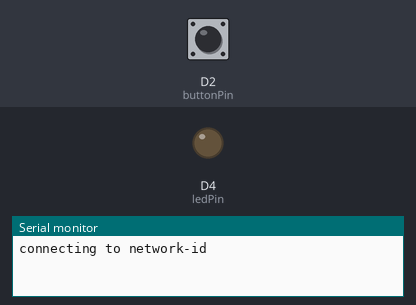
A sketch run on a simulated ESP8266 (NodeMCU). On the bench: output pins drawn as LEDs (lit = HIGH), the last lines printed to the serial monitor. The test bench sets the inputs (shaded band); at power-on: D2 (buttonPin) HIGH. WiFi joins after 1.5 s; servers stay silent unless stated; uploads are accepted with an empty reply.

Above: at 0.1 s.
At 2.5 s:
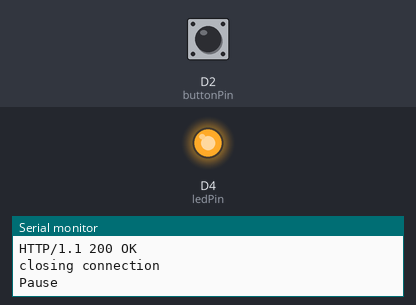
Timing chart, 0 to 4.0 s (numbered marks = the images above):
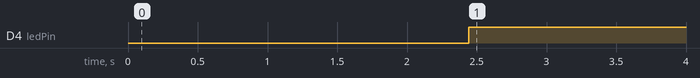

Measured:
- by itself, D4 (ledPin): LOW → HIGH at 2.4 s

The sketch:

connectedMailbox.ino
```cpp
#include <ESP8266WiFi.h>
#include <WiFiClientSecure.h>
#include "secret.h"

const char* ssid     = STASSID;
const char* password = STAPSK;

const char* host = "api.github.com";
const uint16_t port = 443;


const int buttonPin = D2;
const int ledPin =  LED_BUILTIN;
int buttonState = 0;


// SHA1 fingerprint of the certificate
const char fingerprint[] PROGMEM = "29:70:30:74:CA:3C:48:F5:4A:79:C6:2D:11:57:A2:41:2A:2D:7D:5C";

void setup() {
  Serial.begin(9600);

  pinMode(ledPin, OUTPUT);
  pinMode(buttonPin, INPUT);

  // We start by connecting to a WiFi network
  Serial.println();
  Serial.print("connecting to ");
  Serial.println(ssid);
  WiFi.mode(WIFI_STA);
  WiFi.begin(ssid, password);
  while (WiFi.status() != WL_CONNECTED) {
    delay(500);
    Serial.print(".");
  }
  Serial.println("");
  Serial.println("WiFi connected");
  Serial.println("IP address: ");
  Serial.println(WiFi.localIP());
  delay(500);
}

void loop() {
  buttonState = digitalRead(buttonPin);

  if (buttonState == LOW) {
    digitalWrite(ledPin, HIGH);
    delay(250);
    return;
  }
  digitalWrite(ledPin, LOW);

  Serial.print("connecting to ");
  Serial.print(host);
  Serial.print(':');
  Serial.println(port);

  // Use WiFiClient class to create TCP connections
  WiFiClientSecure client;

  Serial.printf("[=] Using fingerprint '%s'\n", fingerprint);
  client.setFingerprint(fingerprint);

  if (!client.connect(host, port)) {
    Serial.println("connection failed");
    Serial.println("wait 5 sec...");
    delay(5000);
    return;
  }

  // This will send the request to the server
  String url = "/repos/lostsh/connectedMailbox/dispatches";
  Serial.print("[*] requesting URL: ");
  Serial.println(url);
  String dataPost = "{\"event_type\":\"do-notify\", \"client_payload\":{\"content\":\"" + String("New letter inbox (BYlostsh)") +"\"}}";
  Serial.println(dataPost);
  client.print(String("POST ") + url + " HTTP/1.1\r\n" +
               "Host: " + host + "\r\n" +
               "User-Agent: Node-mailboxBYlostsh\r\n" +
               "Authorization: token " + GH_TOKEN + "\r\n" +
               "Content-Length: " + dataPost.length() + "\r\n" +
               "Content-Type: application/json\r\n" +
               "\r\n" +
               dataPost + "\r\n");

  //read back one line from server
  Serial.println("receiving from remote server");
  String line = client.readStringUntil('\r');
  Serial.println(line);

  Serial.println("closing connection");
  client.stop();

  Serial.println("Pause");
  digitalWrite(ledPin, HIGH);
  delay(3600000);
}
```

secret.h
```cpp
#ifndef STASSID

#define STASSID "network-id"
#define STAPSK  "network-pass"
#define GH_TOKEN "github-private-token"

#endif
```
